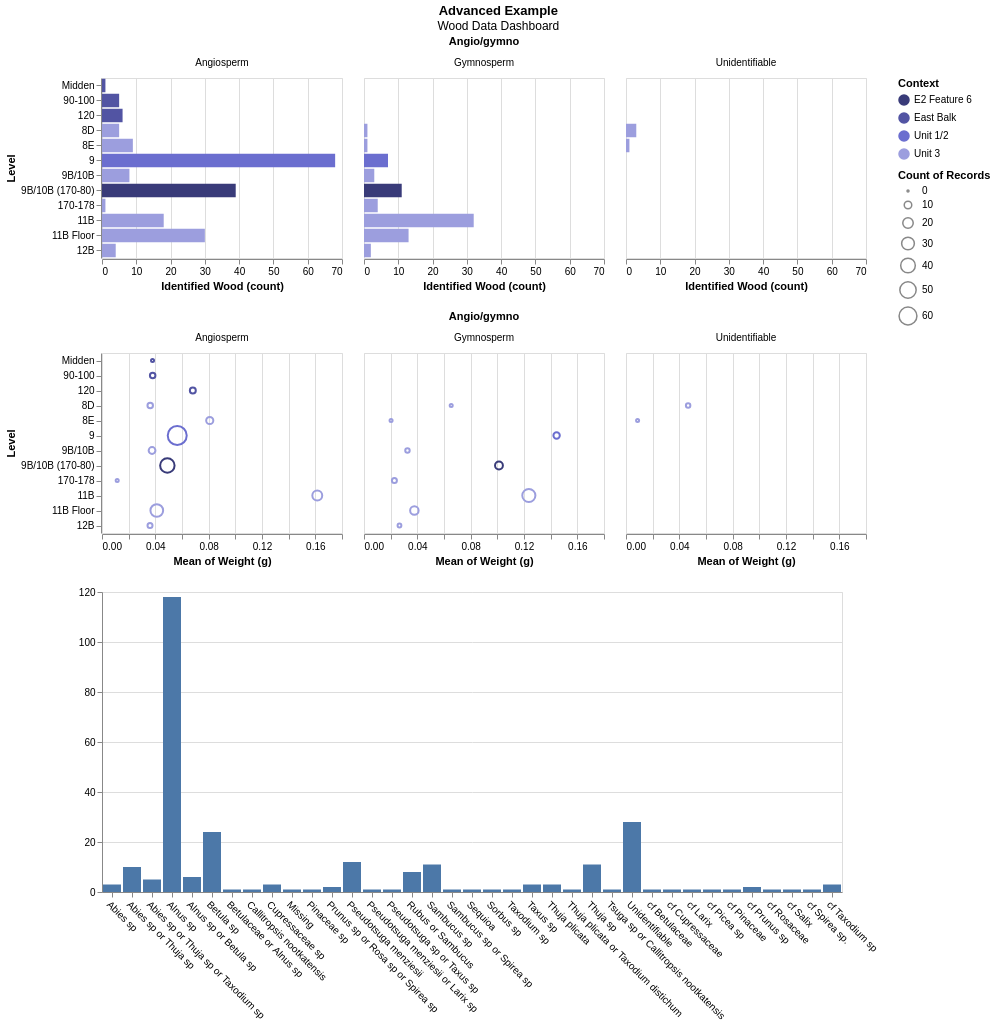

Source (notebook cell):
### Code cell
# Create brush using selection point
brush = alt.selection_point(fields = ['Wood ID'],
                            on = 'click',
                            empty = 'none')

# Create a simple bar chart
bars = (alt.Chart(data)
            .mark_bar()
            .encode(
                alt.X('count(Wood ID)', title = 'Identified Wood (count)'),
                alt.Y('Level:O')
                    .sort(['Midden', 
                       '90-100', 
                       '120', 
                       '8D', 
                       '8E', 
                       '9', 
                       '9B/10B', 
                       "9B/10B (170-80)", 
                       "170-178", 
                       "11B", 
                       "11B Floor", 
                       "12B"]),
                alt.Color("Context:N").scale(scheme = "category20b"))
            .transform_filter(brush)
            .properties(width=240,
                        height=180)
            .facet(alt.Facet('Angio/gymno:N'))
            
       )

# Create additional visualization
points = (alt.Chart(data)
            .mark_point()
            .encode(
                alt.X('mean(Weight (g)):Q'),
                alt.Y('Level:N').sort(['Midden', 
                       '90-100', 
                       '120', 
                       '8D', 
                       '8E', 
                       '9', 
                       '9B/10B', 
                       "9B/10B (170-80)", 
                       "170-178", 
                       "11B", 
                       "11B Floor", 
                       "12B"]),
                alt.Color('Context:N').scale(scheme = 'category20b'),
                alt.Size('count(Family)'))
            .transform_filter(brush)
            .properties(width = 240,
                        height = 180)
            .facet(alt.Facet("Angio/gymno"))
             )

#Create an interactive wood ID histogram

hist = (alt.Chart(data)
            .mark_bar()
            .encode(
                alt.X("Wood ID",
                      axis=alt.Axis(title=None, labelAngle=45)),
                alt.Y('count()', title=None))
            .add_params(brush)) 

# Concatenate to create an interactive dashboard
dashboard = alt.vconcat(bars, points ,hist)

# Global configurations
dashboard.properties(title = {"text":"Advanced Example",
                              "subtitle": "Wood Data Dashboard"}).configure_title(align = "center",
                                                                                 anchor = "middle")

### Figure 1 — Vega-Lite specification as saved in the notebook (floating-point values rounded to 4 significant figures; data arrays with more than 128 entries replaced by an {"elided": "..."} marker saying what was removed)
{"config": {"view": {"continuousWidth": 300, "continuousHeight": 300}, "title": {"align": "center", "anchor": "middle"}}, "vconcat": [{"facet": {"field": "Angio/gymno", "type": "nominal"}, "spec": {"mark": {"type": "bar"}, "encoding": {"color": {"field": "Context", "scale": {"scheme": "category20b"}, "type": "nominal"}, "x": {"aggregate": "count", "field": "Wood ID", "title": "Identified Wood (count)", "type": "nominal"}, "y": {"field": "Level", "sort": ["Midden", "90-100", "120", "8D", "8E", "9", "9B/10B", "9B/10B (170-80)", "170-178", "11B", "11B Floor", "12B"], "type": "ordinal"}}, "height": 180, "transform": [{"filter": {"param": "param_58c22c8294625ac1"}}], "width": 240}}, {"facet": {"field": "Angio/gymno", "type": "nominal"}, "spec": {"mark": {"type": "point"}, "encoding": {"color": {"field": "Context", "scale": {"scheme": "category20b"}, "type": "nominal"}, "size": {"aggregate": "count", "field": "Family", "type": "nominal"}, "x": {"aggregate": "mean", "field": "Weight (g)", "type": "quantitative"}, "y": {"field": "Level", "sort": ["Midden", "90-100", "120", "8D", "8E", "9", "9B/10B", "9B/10B (170-80)", "170-178", "11B", "11B Floor", "12B"], "type": "nominal"}}, "height": 180, "transform": [{"filter": {"param": "param_58c22c8294625ac1"}}], "width": 240}}, {"mark": {"type": "bar"}, "encoding": {"x": {"axis": {"labelAngle": 45, "title": null}, "field": "Wood ID", "type": "nominal"}, "y": {"aggregate": "count", "title": null, "type": "quantitative"}}, "name": "view_9982f49dcdda475c_2"}], "data": {"name": "data-832df9cd73a3d076e0fb48281093a8c4"}, "params": [{"name": "param_58c22c8294625ac1", "select": {"type": "point", "fields": ["Wood ID"], "on": "click"}, "views": ["view_9982f49dcdda475c_2"]}], "title": {"text": "Advanced Example", "subtitle": "Wood Data Dashboard"}, "$schema": "https://vega.github.io/schema/vega-lite/v6.1.0.json", "datasets": {"data-832df9cd73a3d076e0fb48281093a8c4": {"elided": "272 records"}}}
